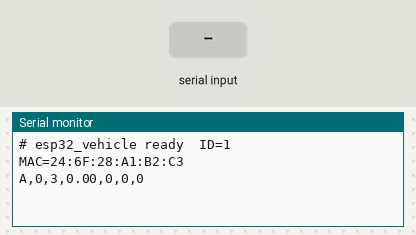
Recording of a sketch running on a simulated ESP32. Parts: the last lines printed to the serial monitor. Inputs (shaded band) come from the test bench.

Above: at 1.7 s.
1.8 s: "90 45\n" received over Serial
At 2.5 s:
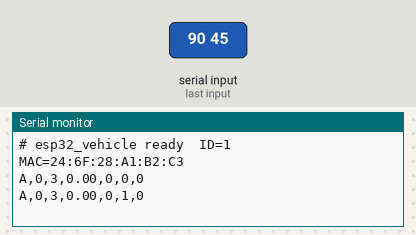
3.3 s: "30 150\n" received over Serial
At 4.8 s:
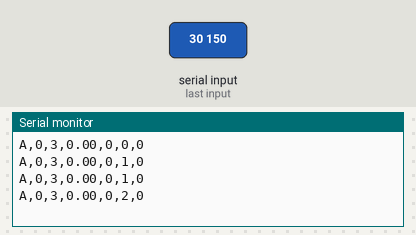
Timing chart, 0 to 6.3 s (numbered marks = the images above; inputs shaded):
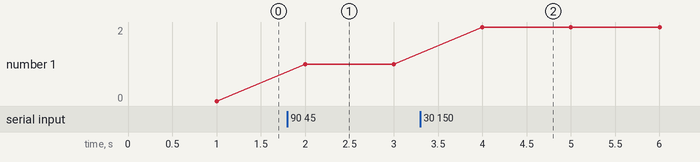

Measured:
- after the input at 1.8 s, the serial monitor: prints a new line after 0.20 s (image 1)
- after the input at 3.3 s, the serial monitor: prints a new line after 0.70 s (image 2)

The sketch:

esp32_vehicle.ino
```cpp
/*
 * esp32_vehicle.ino  -  차량용 ESP32 (A)
 *
 * 라즈베리파이에서 USB 시리얼로 차량 상태를 받아 BSM으로 ESP-NOW 방송한다.
 *
 * [시리얼 입력] 115200bps, 한 줄씩 '\n'으로 끝
 *     S,<danger_code>,<speed_mps>        예) S,2,0.15
 *     danger_code: 0=정상 1=급제동 2=비상정차(운전자 이상) 3=상태모름
 *   라즈베리파이는 초당 10회 계속 보낸다(하트비트).
 *   LINK_TIMEOUT_MS 동안 올바른 줄이 없으면 danger_code=3 으로 방송한다.
 *
 * [시리얼 출력] 1초마다 상태 한 줄 (라즈베리파이 로그용)
 *     A,<link>,<danger_code>,<speed>,<rx_count>,<bad_count>,<send_fail>
 *   '#'로 시작하는 줄은 사람이 읽는 안내문 (파서는 무시)
 */

#include <WiFi.h>
#include <esp_now.h>
#include <math.h>
#include <stdlib.h>

// ===== 설정 =====
const uint32_t      MY_ID            = 1;       // 우리 차
const uint32_t      SERIAL_BAUD      = 115200;
const unsigned long LINK_TIMEOUT_MS  = 1000;    // 라즈베리파이 끊김 판정
const unsigned long TX_PERIOD_MS     = 100;     // 방송 주기 (초당 10회)
const unsigned long REPORT_PERIOD_MS = 1000;    // 상태 보고 주기
const uint8_t       CODE_MAX         = 3;
const uint8_t       CODE_UNKNOWN     = 3;

uint8_t broadcastAddress[] = {0xFF, 0xFF, 0xFF, 0xFF, 0xFF, 0xFF};

// 화면용 ESP32와 반드시 같은 구조체 (크기가 다르면 수신 쪽에서 무시)
typedef struct {
  uint32_t vehicle_id;
  uint32_t timestamp;
  float    speed;         // m/s
  uint8_t  danger_code;   // 0=정상 1=급제동 2=비상정차 3=상태모름
} __attribute__((packed)) BSM;

BSM tx;

// ===== 시리얼 수신 상태 =====
char   lineBuf[64];
size_t lineLen      = 0;
bool   lineOverflow = false;

uint8_t       hostCode  = CODE_UNKNOWN;
float         hostSpeed = 0.0f;
bool          everRx    = false;
unsigned long lastRx    = 0;

unsigned long lastTx     = 0;
unsigned long lastReport = 0;
bool          lastLink   = false;

uint32_t rxCount  = 0;
uint32_t badCount = 0;
uint32_t sendFail = 0;

// "S,<code>,<speed>" 한 줄을 해석. 형식이 조금이라도 다르면 false.
bool parseLine(const char *s, uint8_t &code, float &speed) {
  if (s[0] != 'S' || s[1] != ',') return false;

  char *end;
  long c = strtol(s + 2, &end, 10);
  if (end == s + 2 || *end != ',') return false;
  if (c < 0 || c > CODE_MAX) return false;

  const char *p = end + 1;
  float v = strtof(p, &end);
  if (end == p) return false;
  while (*end == ' ' || *end == '\r') end++;
  if (*end != '\0') return false;
  if (isnan(v) || v < -10.0f || v > 10.0f) return false;   // 소형 차체 기준 비정상 값 거부

  code  = (uint8_t)c;
  speed = v;
  return true;
}

void readSerial() {
  while (Serial.available()) {
    char ch = (char)Serial.read();

    if (ch == '\n') {
      if (lineOverflow) {
        badCount++;                       // 너무 긴 줄은 통째로 버림
      } else if (lineLen > 0) {
        lineBuf[lineLen] = '\0';
        uint8_t c;
        float v;
        if (parseLine(lineBuf, c, v)) {
          hostCode  = c;
          hostSpeed = v;
          lastRx    = millis();
          everRx    = true;
          rxCount++;
        } else {
          badCount++;
        }
      }
      lineLen      = 0;
      lineOverflow = false;
    } else if (!lineOverflow) {
      if (lineLen < sizeof(lineBuf) - 1) {
        lineBuf[lineLen++] = ch;
      } else {
        lineOverflow = true;
      }
    }
  }
}

void setup() {
  Serial.begin(SERIAL_BAUD);
  delay(300);
  WiFi.mode(WIFI_STA);
  delay(200);

  if (esp_now_init() != ESP_OK) {
    Serial.println("# ESP-NOW init 실패");
    return;
  }

  esp_now_peer_info_t peer = {};
  memcpy(peer.peer_addr, broadcastAddress, 6);
  peer.channel = 0;
  peer.encrypt = false;
  esp_now_add_peer(&peer);

  tx.vehicle_id  = MY_ID;
  tx.speed       = 0.0f;
  tx.danger_code = CODE_UNKNOWN;

  Serial.printf("# esp32_vehicle ready  ID=%lu  MAC=%s\n",
                (unsigned long)MY_ID, WiFi.macAddress().c_str());
}

void loop() {
  readSerial();

  unsigned long now = millis();
  bool link = everRx && (now - lastRx <= LINK_TIMEOUT_MS);

  if (link != lastLink) {
    Serial.println(link ? "# link up (라즈베리파이 신호 수신)"
                        : "# link lost -> 코드 3(상태모름) 방송");
    lastLink = link;
  }

  if (now - lastTx >= TX_PERIOD_MS) {
    lastTx = now;
    tx.timestamp   = now;
    tx.danger_code = link ? hostCode : CODE_UNKNOWN;
    tx.speed       = link ? hostSpeed : 0.0f;
    if (esp_now_send(broadcastAddress, (uint8_t *)&tx, sizeof(tx)) != ESP_OK) {
      sendFail++;
    }
  }

  if (now - lastReport >= REPORT_PERIOD_MS) {
    lastReport = now;
    Serial.printf("A,%d,%u,%.2f,%lu,%lu,%lu\n",
                  link ? 1 : 0, tx.danger_code, tx.speed,
                  (unsigned long)rxCount, (unsigned long)badCount,
                  (unsigned long)sendFail);
  }

  delay(1);
}
```
